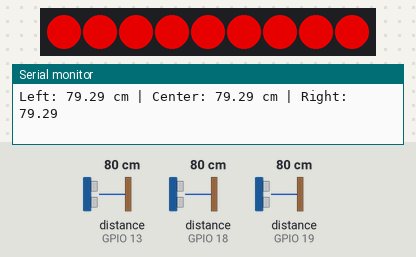
The sketch below on a simulated ESP32. On the bench: 9 RGB LEDs in strip order, left to right, the last lines printed to the serial monitor. Wiring (inferred from the names in the program): 3 × ultrasonic range finder: trigger GPIO 5, echo GPIO 18 / trigger GPIO 12, echo GPIO 13 / trigger GPIO 21, echo GPIO 19. Inputs (shaded band) come from the test bench; at power-on: distance to the obstacle (sensors on GPIO 13, GPIO 18, GPIO 19) 80 cm. The echo pulse lasts 58.3 µs per cm; dim RGB values are drawn brighter than linear; nothing arrives over Bluetooth unless stated.

Above: at 1.2 s.
1.3 s: distance to the obstacle (sensor on GPIO 13) set to 250 cm
At 2.2 s:
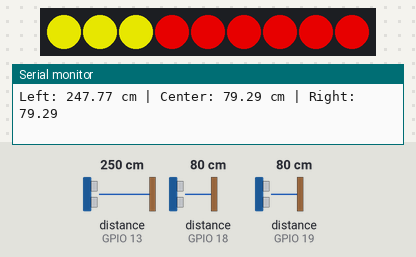
3.1 s: distance to the obstacle (sensor on GPIO 18) set to 299 cm
At 4.1 s:
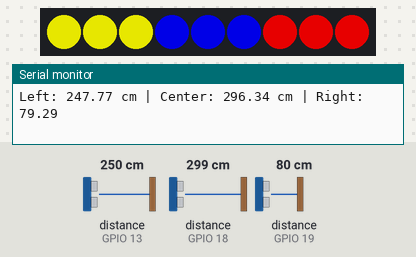
4.9 s: distance to the obstacle (sensor on GPIO 19) set to 250 cm
At 5.4 s:
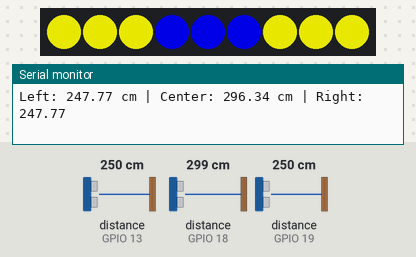
6.6 s: distance to the obstacle (sensor on GPIO 18) set to 250 cm
At 7.8 s:
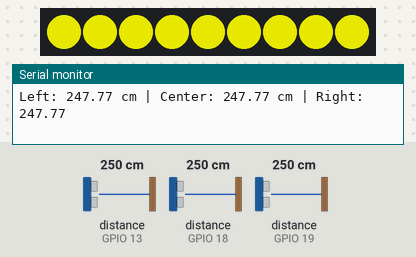
8.4 s: distance to the obstacle (sensor on GPIO 13) set to 2 cm
At 9.2 s:
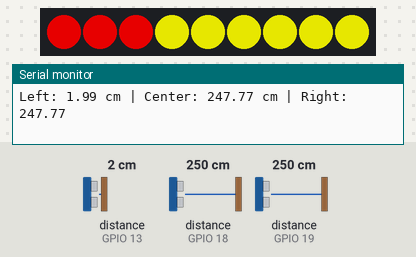
10.2 s: distance to the obstacle (sensor on GPIO 19) set to 2 cm
At 10.9 s:
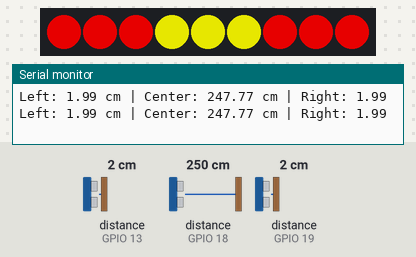
Timing chart, 0 to 12.9 s (numbered marks = the images above; inputs shaded):
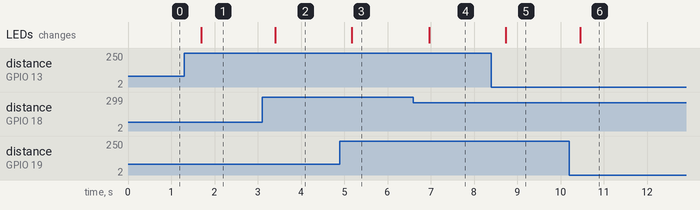

The sketch:

code.ino
```cpp
// Include the NeoPixel library to control RGB LED strips
#include <Adafruit_NeoPixel.h>

// Include BluetoothSerial library for Bluetooth communication (ESP32 only)
#include "BluetoothSerial.h"

// Create a BluetoothSerial object named SerialBT
BluetoothSerial SerialBT;

// Define LED strip pin and number of LEDs
#define PIN_LED 14
#define NUM_LED 9

// Define ultrasonic sensor pins for LEFT
#define TRIG_LEFT 12
#define ECHO_LEFT 13

// Define ultrasonic sensor pins for CENTER
#define TRIG_CENTER 5
#define ECHO_CENTER 18

// Define ultrasonic sensor pins for RIGHT
#define TRIG_RIGHT 21
#define ECHO_RIGHT 19

// Create NeoPixel strip object: number of LEDs, pin, color order and frequency
Adafruit_NeoPixel strip(NUM_LED, PIN_LED, NEO_GRB + NEO_KHZ800);

// Set default and alert brightness values for the LED strip
const int fixedBrightness = 180;
const int alertBrightness = 220;

// Threshold for detecting rapid distance drop (used to detect fast-approaching object)
const float DISTANCE_DROP_THRESHOLD = 150.0; // in cm
const unsigned long TIME_WINDOW = 300;       // in milliseconds

// Variables to store last measured distances
float lastDistanceLeft = 1000;
float lastDistanceCenter = 1000;
float lastDistanceRight = 1000;

// Timing variables to manage how often readings and messages are processed
unsigned long lastCheckLeft = 0;
unsigned long lastCheckCenter = 0;
unsigned long lastCheckRight = 0;
unsigned long lastSentL = 0, lastSentC = 0, lastSentR = 0;

// Minimum interval between sending Bluetooth messages, this logic is needed to prevent the android app from crashing
const unsigned long sendInterval = 1000;

void setup() {
  Serial.begin(115200);            // Start serial monitor for debugging
  strip.begin();                   // Initialize the NeoPixel strip
  strip.setBrightness(fixedBrightness); // Set default brightness
  strip.show();                    // Turn off all LEDs initially
  SerialBT.begin("Road Safety Enhancer"); // Start Bluetooth with device name

  // Set ultrasonic sensor pins as INPUT/OUTPUT
  pinMode(TRIG_LEFT, OUTPUT);   pinMode(ECHO_LEFT, INPUT);
  pinMode(TRIG_CENTER, OUTPUT); pinMode(ECHO_CENTER, INPUT);
  pinMode(TRIG_RIGHT, OUTPUT);  pinMode(ECHO_RIGHT, INPUT);
}

void loop() {
  unsigned long now = millis(); // Current time in ms

  // Measure distances using each ultrasonic sensor
  float distanceLeft = getDistance(TRIG_LEFT, ECHO_LEFT);
  float distanceCenter = getDistance(TRIG_CENTER, ECHO_CENTER);
  float distanceRight = getDistance(TRIG_RIGHT, ECHO_RIGHT);

  // Print distances to Serial Monitor for debugging
  Serial.print("Left: "); Serial.print(distanceLeft);
  Serial.print(" cm | Center: "); Serial.print(distanceCenter);
  Serial.print(" cm | Right: "); Serial.println(distanceRight);

  // ===== LEFT SENSOR LOGIC =====
  if (isFastClosing(distanceLeft, lastDistanceLeft, now - lastCheckLeft) && now - lastSentL > sendInterval) {
    flashWarning(0, 2);                  // Flash LEDs 0 to 2
    SerialBT.println("LF");              // Send "Left Fast" alert over Bluetooth
    lastSentL = now;
  } else {
    setStripColor(0, 2, getColorFromDistance(distanceLeft)); // Set color based on distance
    if (distanceLeft < 20 && now - lastSentL > sendInterval) {
      SerialBT.println("L");             // Send "Left Close" alert
      lastSentL = now;
    }
  }
  lastDistanceLeft = distanceLeft;
  lastCheckLeft = now;

  // ===== CENTER SENSOR LOGIC =====
  if (isFastClosing(distanceCenter, lastDistanceCenter, now - lastCheckCenter) && now - lastSentL > sendInterval) {
    flashWarning(3, 5);                  // Flash LEDs 3 to 5
    SerialBT.println("CF");              // Send "Center Fast" alert
    lastSentL = now;
  } else {
    setStripColor(3, 5, getColorFromDistance(distanceCenter)); // Set color based on distance
    if (distanceCenter < 20 && now - lastSentC > sendInterval) {
      SerialBT.println("C");             // Send "Center Close" alert
      lastSentC = now;
    }
  }
  lastDistanceCenter = distanceCenter;
  lastCheckCenter = now;

  // ===== RIGHT SENSOR LOGIC =====
  if (isFastClosing(distanceRight, lastDistanceRight, now - lastCheckRight) && now - lastSentL > sendInterval) {
    flashWarning(6, 9);                  // Flash LEDs 6 to 8
    SerialBT.println("RF");              // Send "Right Fast" alert
    lastSentL = now;
  } else {
    setStripColor(6, 9, getColorFromDistance(distanceRight)); // Set color based on distance
    if (distanceRight < 20 && now - lastSentR > sendInterval) {
      SerialBT.println("R");             // Send "Right Close" alert
      lastSentR = now;
    }
  }
  lastDistanceRight = distanceRight;
  lastCheckRight = now;

  strip.show();      // Update LED strip with new colors
  delay(400);        // Wait a short time before the next loop
}

// Measure distance using ultrasonic sensor (returns distance in cm)
float getDistance(int trigPin, int echoPin) {
  digitalWrite(trigPin, LOW);
  delayMicroseconds(20);
  digitalWrite(trigPin, HIGH);
  delayMicroseconds(50);
  digitalWrite(trigPin, LOW);

  long duration = pulseIn(echoPin, HIGH, 150000); // Timeout after 150ms
  if (duration == 0) return 4444;  // If no pulse received, return max error value
  return duration * 0.034 / 2.0;   // Convert to distance in cm
}

// Set a range of LEDs to a specific color
void setStripColor(int startLED, int endLED, uint32_t color) {
  for (int i = startLED; i <= endLED; i++) {
    strip.setPixelColor(i, color);
  }
}

// Return LED color depending on distance
uint32_t getColorFromDistance(float distance) {
  if (distance < 80) return strip.Color(255, 0, 0);       // Red: very close
  else if (distance < 150) return strip.Color(255, 100, 0); // Orange
  else if (distance < 280) return strip.Color(255, 255, 0); // Yellow
  else if (distance < 450) return strip.Color(0, 0, 255);   // Blue: far object
  else return strip.Color(0, 0, 0);                         // Off: very far
}

// Determine if an object is approaching fast
bool isFastClosing(float current, float previous, unsigned long elapsed) {
  return (previous - current >= DISTANCE_DROP_THRESHOLD && elapsed <= TIME_WINDOW);
}

// Flash LEDs red quickly 3 times to indicate fast approaching object warning
void flashWarning(int startLED, int endLED) {
  for (int j = 0; j < 3; j++) {
    strip.setBrightness(alertBrightness);
    setStripColor(startLED, endLED, strip.Color(255, 0, 0)); // Turn on red
    strip.show();
    delay(100);
    setStripColor(startLED, endLED, strip.Color(0, 0, 0));   // Turn off
    strip.show();
    delay(100);
  }
  strip.setBrightness(fixedBrightness); // Restore original brightness
}
```

Measured:
- after the input at 1.3 s, the LEDs: change after 0.39 s (image 1)
- after the input at 3.1 s, the LEDs: change after 0.31 s (image 2)
- after the input at 4.9 s, the LEDs: change after 0.28 s (image 3)
- after the input at 6.6 s, the LEDs: change after 0.37 s (image 4)
- after the input at 8.4 s, the LEDs: change after 0.34 s (image 5)
- after the input at 10.2 s, the LEDs: change after 0.25 s (image 6)
